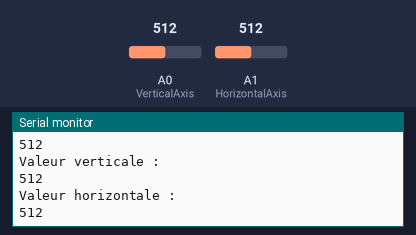
Recording of a sketch running on a simulated Arduino Uno, built with avr-gcc and run on an emulated ATmega328P. Parts: the last lines printed to the serial monitor. Inputs (shaded band) come from the test bench; at power-on: A0 (VerticalAxis) = 512, A1 (HorizontalAxis) = 512.

Above: at 1.3 s.
1.4 s: A0 (VerticalAxis) set to 716
At 1.83 s:
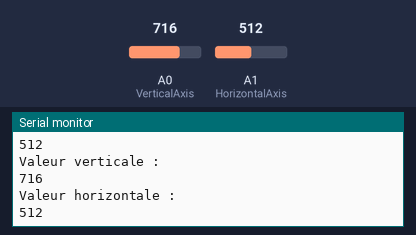
2.9 s: A1 (HorizontalAxis) set to 306
At 3.34 s:
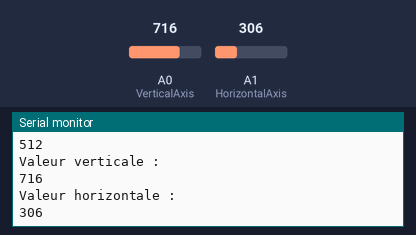
4.4 s: A0 (VerticalAxis) set to 900
At 4.84 s:
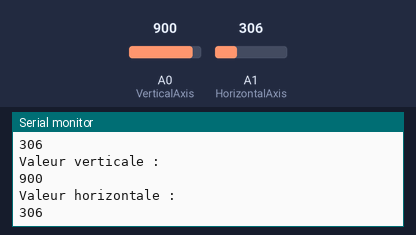
5.9 s: A1 (HorizontalAxis) set to 122
At 6.34 s:
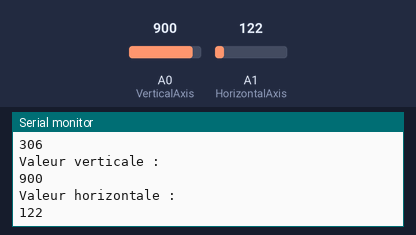
Timing chart, 0 to 8.4 s (numbered marks = the images above; inputs shaded):
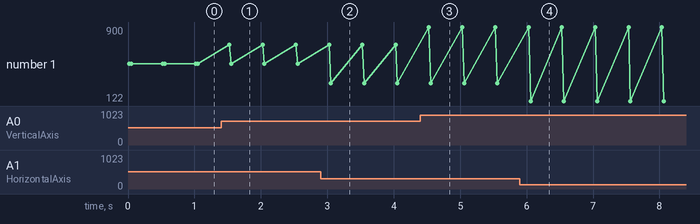

The sketch:

arduino_joystick_reader.ino
```cpp
// modifier les variables ici en fonction du branchement, ici on prend les pins stipulés dans la doc du joystick
int VerticalAxis = A0;
int HorizontalAxis = A1;
int SELpress = 2;

void setup(){
  Serial.begin(9600);
}

void loop(){
  int VertVal = analogRead(VerticalAxis);
  int HoriVal = analogRead(HorizontalAxis);
  Serial.println("Valeur verticale :");
  Serial.println(VertVal);
  Serial.println("Valeur horizontale :");
  Serial.println(HoriVal);
  delay(500);
}
```

Measured:
- after the input at 1.4 s, the serial monitor: prints a new line after 0.12 s (image 1)
- after the input at 2.9 s, the serial monitor: prints a new line after 0.15 s (image 2)
- after the input at 4.4 s, the serial monitor: prints a new line after 0.13 s (image 3)
- after the input at 5.9 s, the serial monitor: prints a new line after 0.16 s (image 4)
- plotted number 1: 512 → 306 after the input at 2.9 s, 306 → 122 after the input at 5.9 s
